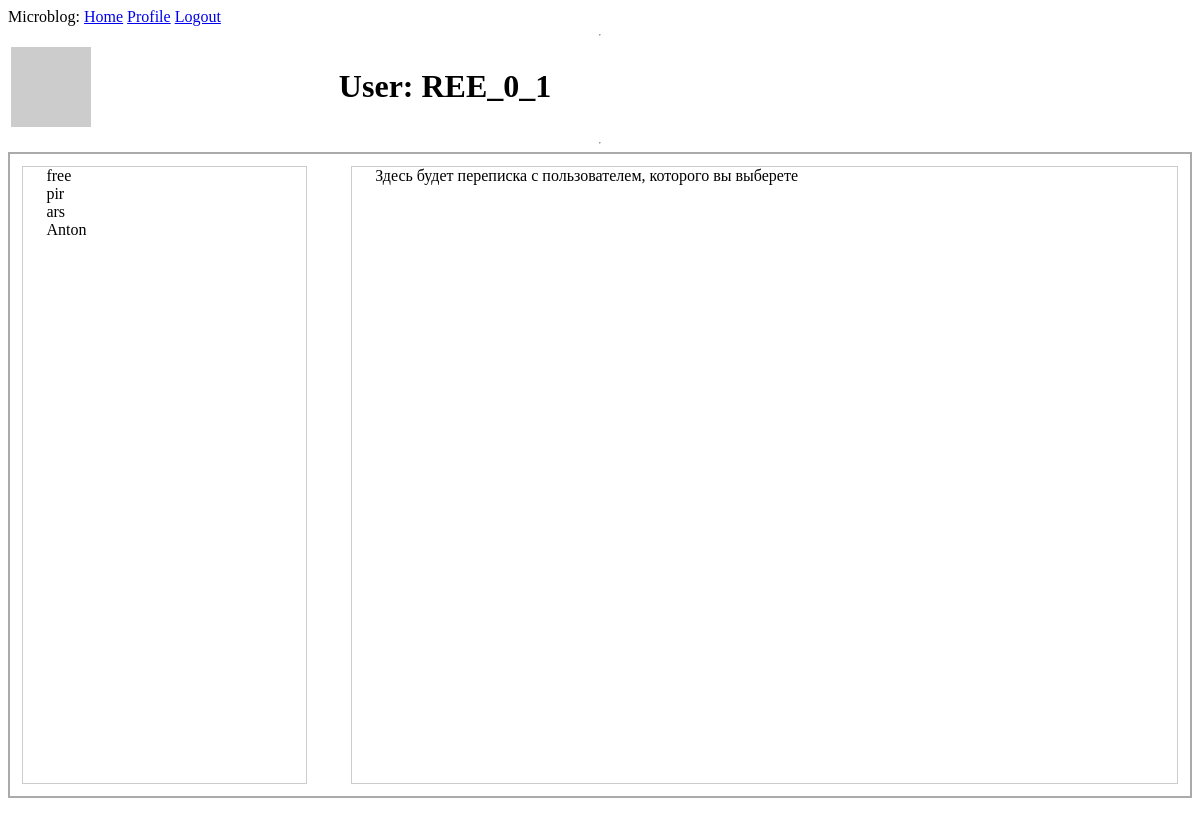
Screenshot of /user/REE_0_1 (signed in) with the database file from the repository.
### app/models.py (models this page shows, shortened)
class User(UserMixin, db.Model):
    id: so.Mapped[int] = so.mapped_column(primary_key=True)
    username: so.Mapped[str] = so.mapped_column(sa.String(64), index=True, unique=True)
    email: so.Mapped[str] = so.mapped_column(sa.String(120), index=True, unique=True)
    password_hash: so.Mapped[Optional[str]] = so.mapped_column(sa.String(256))
    sent_messages: so.WriteOnlyMapped['Message'] = so.relationship(
        back_populates='author',
        foreign_keys='Message.sender_id'
    )
    received_messages: so.WriteOnlyMapped['Message'] = so.relationship(
        back_populates='recipient',
        foreign_keys='Message.receiver_id'
    )
    def avatar(self, size):
        digest = md5(self.email.lower().encode('utf-8')).hexdigest()
        return f'https://www.gravatar.com/avatar/{digest}?d=identicon&s={size}'

### app/routes.py (the view)
@app.route('/user/<username>', methods=['GET'])
@login_required
def user(username):
    user = db.first_or_404(sa.select(User).where(User.username == username))
    contacts = db.session.scalars(
        sa.select(User).where(User.username != current_user.username)
    ).all()
    form = MessageForm()
    chat_with_id = request.args.get('chat_with', type=int)
    return render_template(
        'user.html',
        user=user,
        contacts=contacts,
        form=form,
        chat_with_id=chat_with_id  # Передаем этот ID в HTML
    )

### app/models.py (called while the page is built)
@login.user_loader
def load_user(id):
  return db.session.get(User, int(id))

### app/templates/user.html (shortened to what this page needs)
{% extends "base.html" %}
{% block content %}
    <table>
        <tr valign="top" >
            <td><img src="{{ user.avatar(64) }}"></td>
            <td><h1>User: {{ user.username }}</h1></td>
        </tr>
    </table>
    <hr>
    <div class="wrapper">
        <div class="flex-item contacts">
            {% for contact in contacts %}
                <div class="clickable" data-id="{{ contact.id }}" style="color:{%if chat_with_id == contact.id%} red {% else %} black {%endif%}">
                    {{ contact.username }}
                </div>
            {% endfor %}
        </div>
        <div class="flex-item messages">
            <div id="output-box">
                Здесь будет переписка с пользователем, которого вы выберете
            </div>
        </div>
    </div>
{% endblock %}

### app/static/style.css (style rules this page uses)
body { margin: 0; padding: 0; height: 100%; }
body { display: flex; flex-direction: column; height: 100vh; box-sizing: border-box; overflow: hidden !important; }
.wrapper { display: flex; border: 2px #aaa solid; flex: 1; min-height: 0; box-sizing: border-box; width: 100%; gap: 20px; margin-bottom: 10px; }
.flex-item { margin: 1%; border: 1px #ccc solid; padding-right: 2%; padding-left: 2%; }
.contacts { overflow-y: auto; flex: 0 0 20%; min-width: 0; }
.messages { display: flex; flex-direction: column; flex: 1; box-sizing: border-box; min-width: 0; }
#output-box { overflow-y: auto; }

### rows the page displays
User: username "REE_0_1"
User: username "free"
User: username "pir"
User: username "ars"
User: username "Anton"
